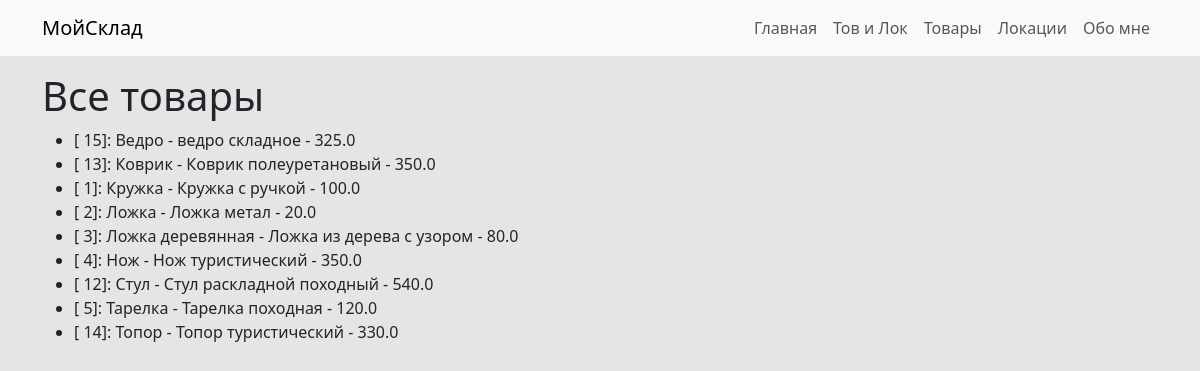
The page /products on the database as committed earlier.
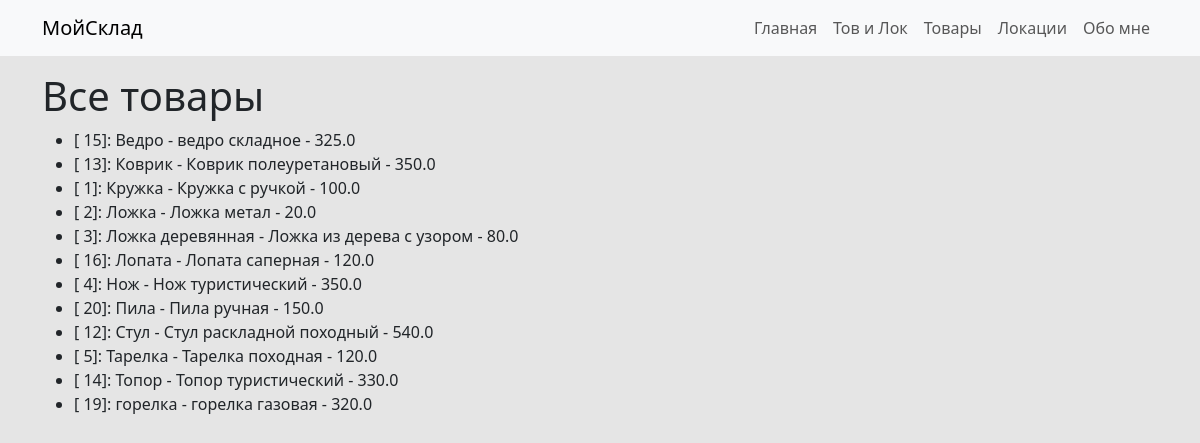
The same page on the database as committed later.
### model.py (models this page shows)
class Base(DeclarativeBase):
    pass

class Products(Base):
    __tablename__ = 'products'
    id: Mapped[int] = mapped_column(primary_key=True, nullable=False, unique=True, autoincrement=True)
    name: Mapped[str]
    description: Mapped[str]
    price: Mapped[float]

### main.py (the view)
@app.route('/products')
def getrpoducts():
    products = db.session.execute(db.select(Products).order_by(Products.name)).scalars()
    return render_template('products.html', products=products)

### templates/products.html (shortened to what this page needs)
{% extends 'base.html' %}
{% block content %}
<h1>Все товары</h1>
<ul>
{% for product in products %}
    <li>[ {{product.id }}]: {{ product.name }} - {{ product.description }} - {{ product.price }}</li>
{% endfor %}
</ul>
{% endblock %}

Rows that differ between the two databases and show on the page:
added Products: id "16", name "Лопата", description "Лопата саперная", price "120.0"
added Products: id "20", name "Пила", description "Пила ручная", price "150.0"
added Products: id "19", name "горелка", description "горелка газовая", price "320.0"
